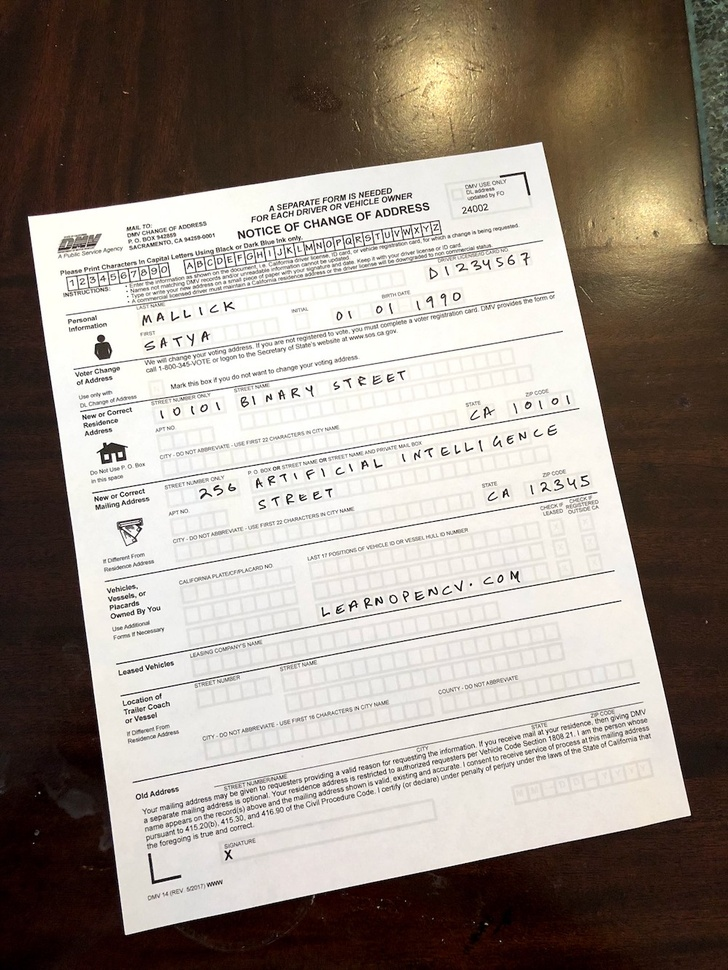
#> input picture inputs/scanned-form.jpg, 728 x 970 px, shrunk from 1000 x 1333 before the run
$ python allign.py
#> lines starting #> are read from the running program, lines starting #| are printed output that depends on the picture; after the words box and inside, x2 and y2 are one past the last pixel; in counts of white or black regions, pixels touching at a corner belong together
#> further down, img is the input picture: shape (970, 728, 3); mean B, G, R 135.9, 144.8, 154.5
import cv2
import numpy as np

def order_points(pts):
	'''Rearrange coordinates to order:
       top-left, top-right, bottom-right, bottom-left'''
	rect = np.zeros((4, 2), dtype='float32')
	pts = np.array(pts)
	s = pts.sum(axis=1)
	# Top-left point will have the smallest sum.
	rect[0] = pts[np.argmin(s)]
    # Bottom-right point will have the largest sum.
	rect[2] = pts[np.argmax(s)]

	diff = np.diff(pts, axis=1)
    # Top-right point will have the smallest difference.
	rect[1] = pts[np.argmin(diff)]
    # Bottom-left will have the largest difference.
	rect[3] = pts[np.argmax(diff)]
	# return the ordered coordinates
	return rect.astype('int').tolist()

def scan(img):
    orig_img = img.copy()
    # Repeated Closing operation to remove text from the document.
    kernel = np.ones((5,5),np.uint8)
    img = cv2.morphologyEx(img, cv2.MORPH_CLOSE, kernel, iterations= 5)
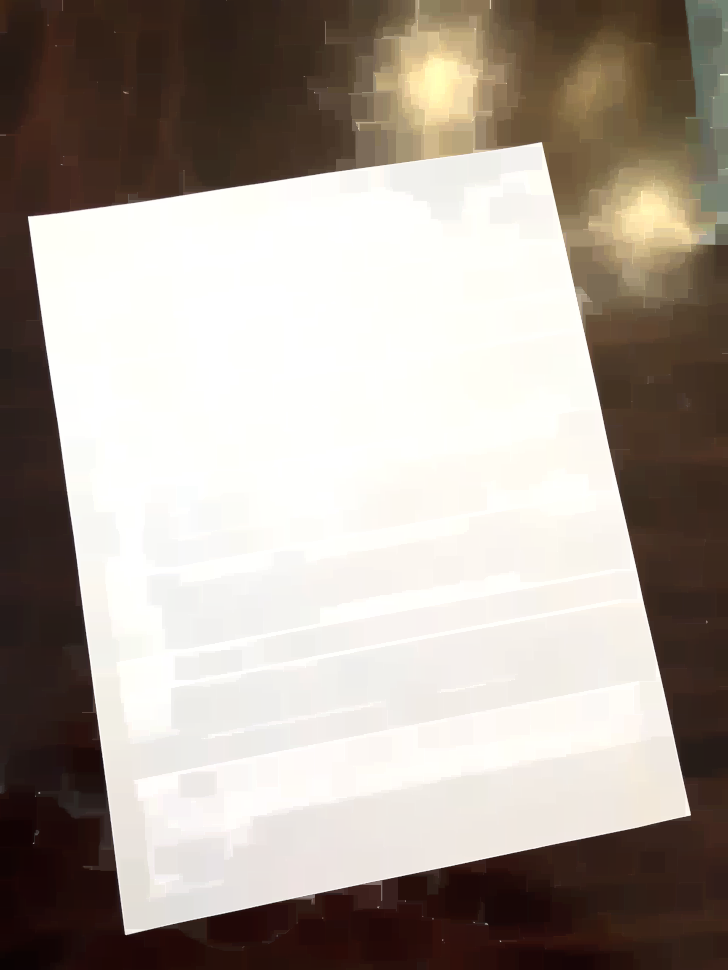
#> img: shape (970, 728, 3); mean of channels 0, 1, 2 152, 160.6, 170.2; drawn as B, G, R
    gray = cv2.cvtColor(img, cv2.COLOR_BGR2BGRA)
    gray = cv2.GaussianBlur(gray, (11, 11), 0)
    # Edge Detection.
    canny = cv2.Canny(gray, 0, 200)
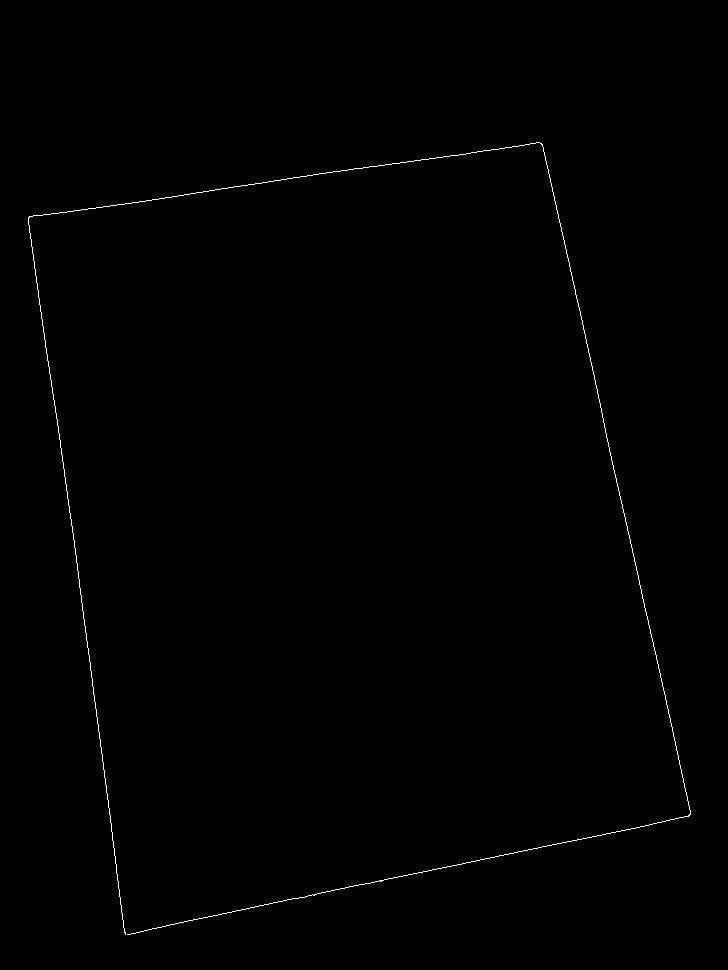
#> canny: shape (970, 728); 0.35% white in thin lines or dots, all inside (x1, y1, x2, y2) = (28, 142, 691, 935)
    canny = cv2.dilate(canny, cv2.getStructuringElement(cv2.MORPH_ELLIPSE,(21,21)))
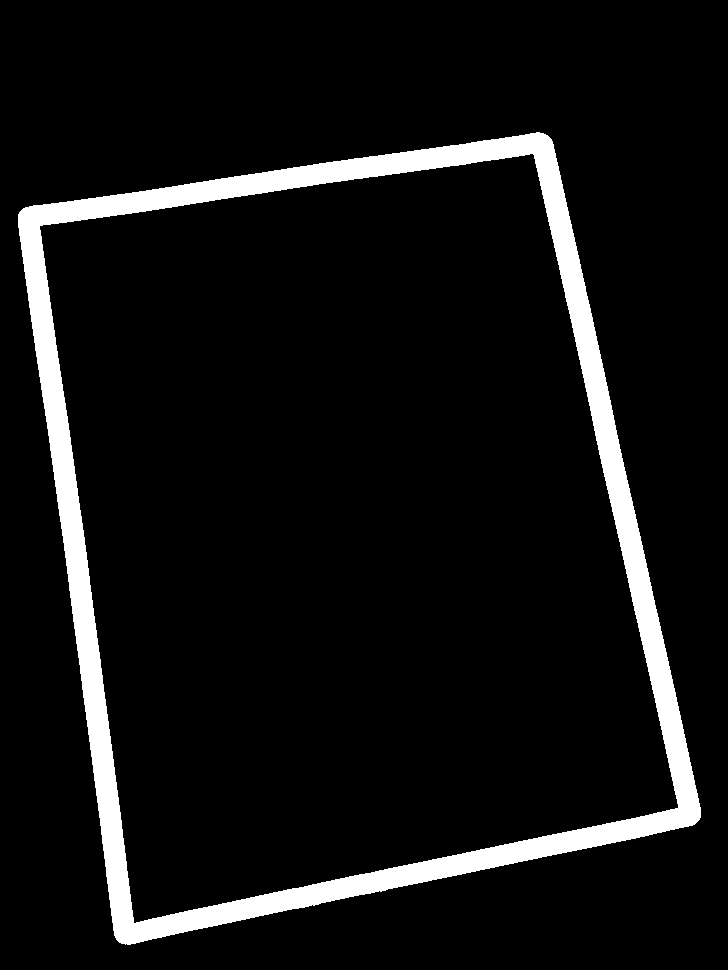
#> canny: shape (970, 728); 7.5% white; 1 white region

    # Finding contours for the detected edges.
    contours, hierarchy = cv2.findContours(canny, cv2.RETR_LIST, cv2.CHAIN_APPROX_SIMPLE)
#> contours = 2 contours; box (x1, y1, x2, y2) and area: (18, 132, 701, 945) 412414, (39, 153, 679, 924) 361644
    # Keeping only the largest detected contour.
    page = sorted(contours, key=cv2.contourArea, reverse=True)[:5]
#> page has the same summary as contours

    # Detecting Edges through Contour approximation
    # loop over the contours
    for c in page:
        # approximate the contour
        epsilon = 0.02 * cv2.arcLength(c, True)
        corners = cv2.approxPolyDP(c, epsilon, True)
        # if our approximated contour has four points
        if len(corners) == 4:
            break
#> this loop made 1 pass
#> (epsilon, corners) on pass 1: (54.35, [[547, 135], [19, 212], [119, 942], [699, 819]])
    # Sorting the corners and converting them to desired shape.
    corners = sorted(np.concatenate(corners).tolist())
#> corners = [[19, 212], [119, 942], [547, 135], [699, 819]]
    # For 4 corner points being detected.
    # Rearranging the order of the corner points.
    corners = order_points(corners)
#> in order_points, `s = pts.sum(axis=1)`: s = [231, 1061, 682, 1518]
#> in order_points, `diff = np.diff(pts, axis=1)`: diff = [193, 823, -412, 120]
#> corners = [[19, 212], [547, 135], [699, 819], [119, 942]]

    # Finding Destination Co-ordinates
    w1 = np.sqrt((corners[0][0] - corners[1][0]) ** 2 + (corners[0][1] - corners[1][1]) ** 2)
#> w1 = 533.6
    w2 = np.sqrt((corners[2][0] - corners[3][0]) ** 2 + (corners[2][1] - corners[3][1]) ** 2)
#> w2 = 592.9
    # Finding the maximum width.
    w = max(int(w1), int(w2))
#> w = 592

    h1 = np.sqrt((corners[0][0] - corners[2][0]) ** 2 + (corners[0][1] - corners[2][1]) ** 2)
#> h1 = 911.5
    h2 = np.sqrt((corners[1][0] - corners[3][0]) ** 2 + (corners[1][1] - corners[3][1]) ** 2)
#> h2 = 913.5
    # Finding the maximum height.
    h = max(int(h1), int(h2))
#> h = 913

    # Final destination co-ordinates.
    destination_corners = order_points(np.array([[0, 0], [w - 1, 0], [0, h - 1], [w - 1, h - 1]]))
#> destination_corners = [[0, 0], [591, 0], [591, 912], [0, 912]]

    h, w = orig_img.shape[:2]
#> h = 970; w = 728
    # Getting the homography.
    homography, mask = cv2.findHomography(np.float32(corners), np.float32(destination_corners), method=cv2.RANSAC, ransacReprojThreshold=3.0)
#> homography = [[1.08, -0.148, 10.87], [0.206, 1.41, -303.3], [-6.63e-05, 0.000171, 1]]; mask = [1, 1, 1, 1]
    # Perspective transform using homography.
    un_warped = cv2.warpPerspective(orig_img, np.float32(homography), (w, h), flags=cv2.INTER_LINEAR)
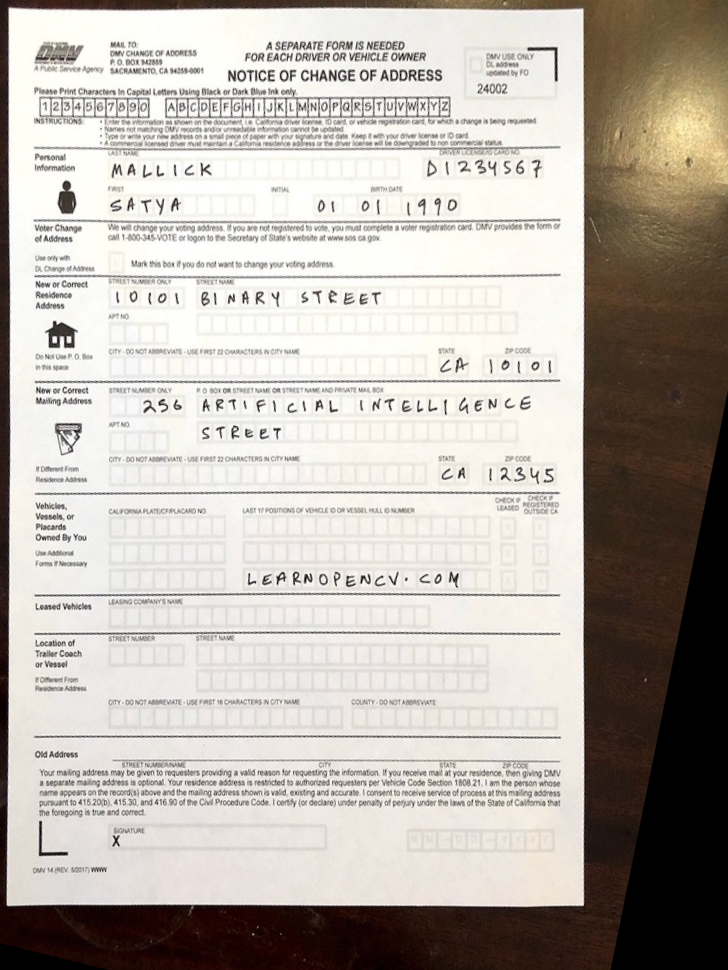
#> un_warped: shape (970, 728, 3); mean B, G, R 170.9, 178, 184.2
    # Crop
    final = un_warped[:destination_corners[2][1], :destination_corners[2][0]]
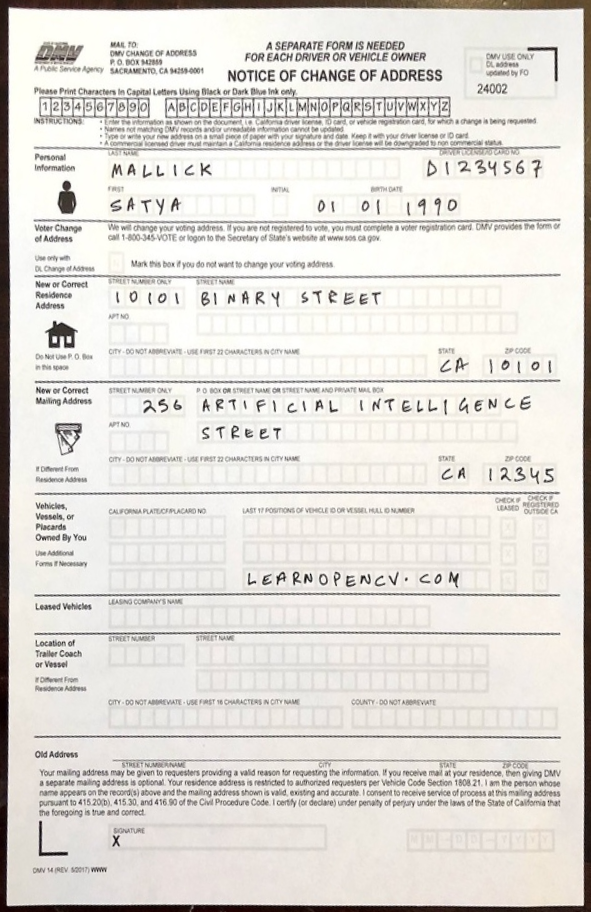
#> final: shape (912, 591, 3); mean B, G, R 215, 220.1, 223.5
    return final
img = cv2.imread('inputs/scanned-form.jpg', cv2.IMREAD_COLOR)
scanned = scan(img)
cv2.imwrite('outputs/aligned.jpg', scanned)
cv2.imshow('scanned', scanned)
cv2.waitKey(0)
